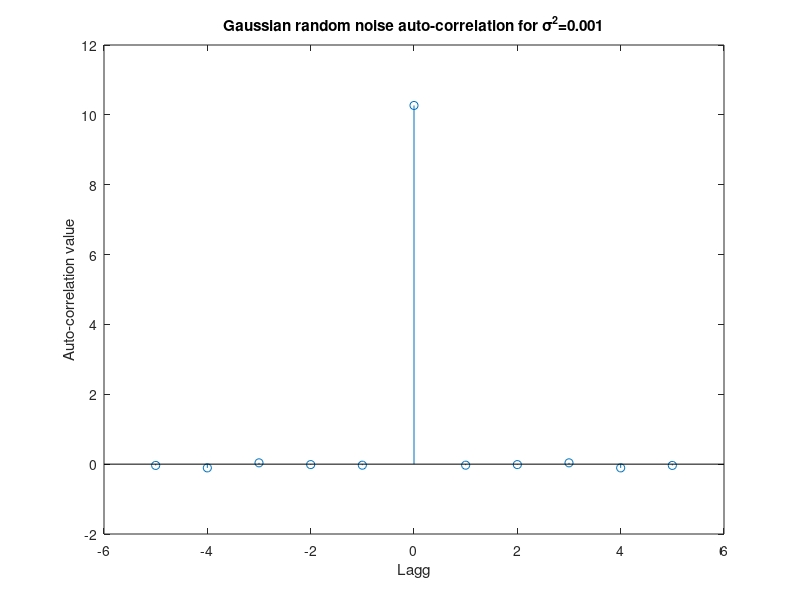
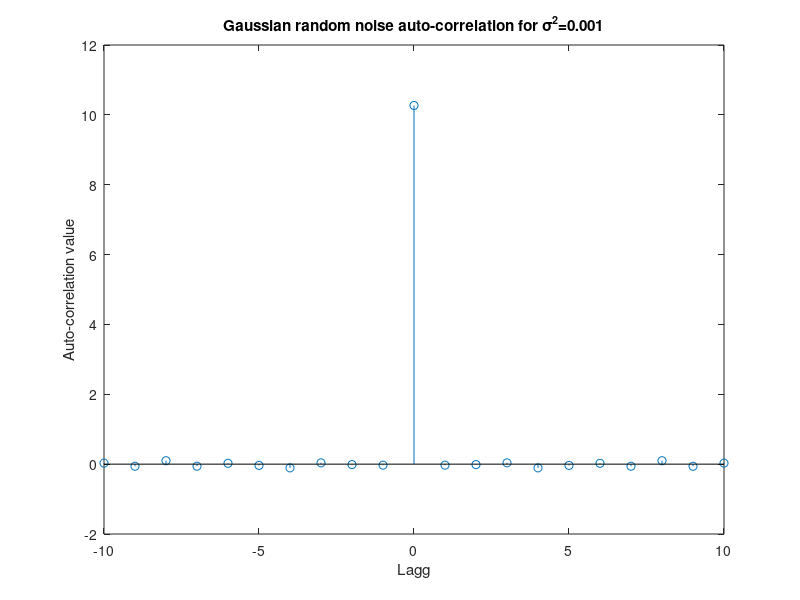
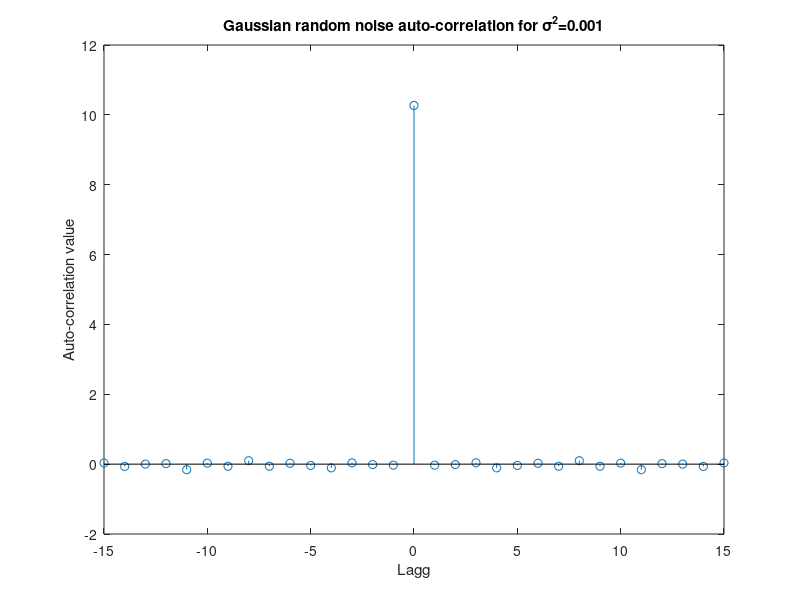
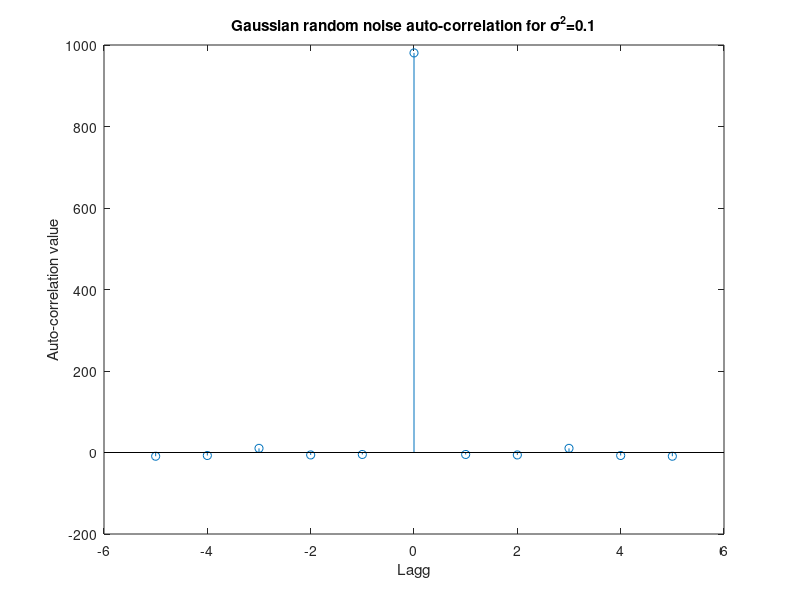

Recreate these plots in MATLAB, in order.
clear all; close all;

N = 10000;
k = [5, 10, 15];
sigma_squared = [0.001, 0.1, 1, 10, 100];
sigma = sqrt(sigma_squared);

for i = 1:length(sigma)
    x = sigma(i).*randn([N, 1]);
    for j = 1:length(k)
        [r, lags] = xcorr(x, k(j));
        figure;
        set(gcf,'position', [0,0,800, 600]);
        stem(lags, r);
        title(['Gaussian random noise auto-correlation for \sigma^2=',num2str(sigma_squared(i))]);
        xlabel("Lagg");
        ylabel("Auto-correlation value");
    end
end

x = wgn(N, 1, 0);
[r, lags] = xcorr(x, 15);
figure;
set(gcf,'position', [0,0,800, 600]);
stem(lags, r);
title("White Gaussian noise auto-correlation");
xlabel("Lagg");
ylabel("Auto-correlation value");
